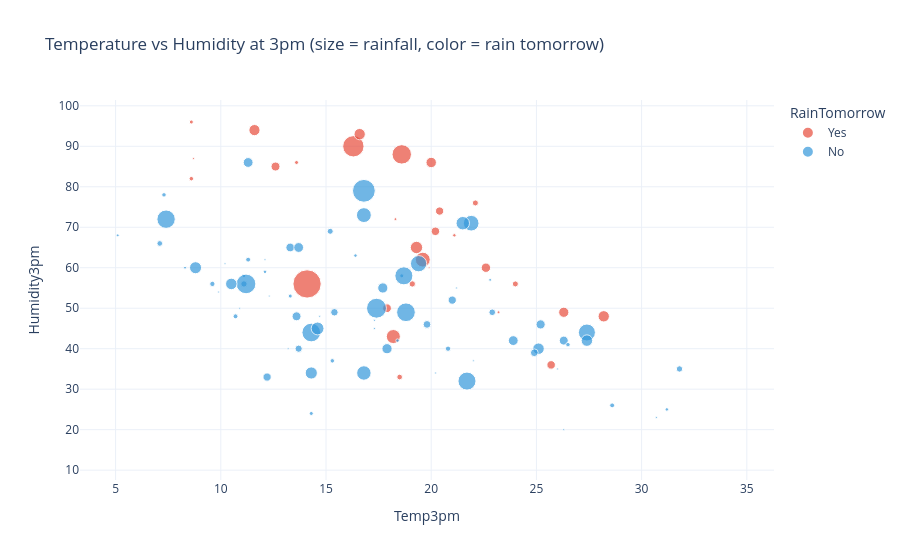

Source (notebook cell):
### Markdown cell above
## 5. Humidity vs Temperature vs Rain

### Code cell
fig = px.scatter(
    df, x='Temp3pm', y='Humidity3pm',
    color='RainTomorrow', size='Rainfall',
    hover_data=['WindGustSpeed', 'Pressure3pm', 'Season'],
    title='Temperature vs Humidity at 3pm (size = rainfall, color = rain tomorrow)',
    color_discrete_map={'Yes': '#e74c3c', 'No': '#3498db'},
    template='plotly_white', opacity=0.7
)
fig.show()

### Figure 1 — Plotly figure (JSON) as saved in the notebook; plotly's stock layout.template omitted (floating-point values rounded to 4 significant figures; data arrays with more than 128 entries replaced by an {"elided": "..."} marker saying what was removed)
{"data": [{"customdata": {"elided": "66x3 mixed values"}, "hovertemplate": "RainTomorrow=Yes<br>Temp3pm=%{x}<br>Humidity3pm=%{y}<br>Rainfall=%{marker.size}<br>WindGustSpeed=%{customdata[0]}<br>Pressure3pm=%{customdata[1]}<br>Season=%{customdata[2]}<extra></extra>", "legendgroup": "Yes", "marker": {"color": "#e74c3c", "opacity": 0.7, "size": [0.0, 3.6, 3.6, 39.8, 0.0, 0.0, 0.4, 0.4, 22.6, 0.2, 0.0, 0.0, 5.4, 0.0, 3.4, 6.4, 11.0, 0.0, 0.0, 0.0, 0.0, 0.0, 18.8, 0.0, 5.2, 0.0, 1.8, 0.0, 0.0, 4.4, 0.0, 1.8, 0.0, 0.0, 0.6, 6.4, 0.0, 0.0, 2.0, 0.0, 0.0, 0.0, 3.8, 0.8, 0.0, 6.2, 0.0, 0.0, 0.8, 0.0, 0.0, 0.2, 0.0, 1.0, 0.0, 0.0, 0.0, 4.0, 0.0, 9.8, 1.6, 0.0, 0.0, 7.6, 0.0, 0.0], "sizemode": "area", "sizeref": 0.0995, "symbol": "circle"}, "mode": "markers", "name": "Yes", "orientation": "v", "showlegend": true, "type": "scatter", "x": [23.6, 25.7, 20.2, 14.1, 18.9, 29.8, 18.3, 23.2, 16.3, 19.9, 22.6, 29.1, 20.0, 20.0, 20.4, 28.2, 19.6, 22.5, 19.0, 34.0, 23.5, 19.4, 18.6, 33.1, 26.3, 29.1, 22.1, 20.3, 24.2, 22.6, 28.6, 24.0, 15.3, 27.7, 21.1, 16.6, 22.5, 23.7, 19.1, 16.6, 17.7, 17.2, 17.9, 13.6, 14.5, 11.6, 14.8, 12.9, 8.6, 6.9, 8.2, 8.7, 7.8, 8.6, 7.2, 5.7, 15.4, 12.6, 25.1, 18.2, 18.5, 21.0, 28.4, 19.3, 16.2, 23.2], "xaxis": "x", "y": [29, 36, 69, 56, 48, 23, 72, 49, 90, 60, 74, 36, 86, 54, 74, 48, 62, 43, 64, 28, 62, 55, 88, 29, 49, 38, 76, 76, 34, 60, 31, 56, 78, 34, 68, 93, 26, 32, 56, 51, 40, 48, 50, 86, 65, 94, 63, 68, 96, 85, 73, 87, 66, 82, 72, 78, 45, 85, 31, 43, 33, 50, 22, 65, 40, 47], "yaxis": "y"}, {"customdata": {"elided": "300x3 mixed values"}, "hovertemplate": "RainTomorrow=No<br>Temp3pm=%{x}<br>Humidity3pm=%{y}<br>Rainfall=%{marker.size}<br>WindGustSpeed=%{customdata[0]}<br>Pressure3pm=%{customdata[1]}<br>Season=%{customdata[2]}<extra></extra>", "legendgroup": "No", "marker": {"color": "#3498db", "opacity": 0.7, "size": {"elided": "300 float values"}, "sizemode": "area", "sizeref": 0.0995, "symbol": "circle"}, "mode": "markers", "name": "No", "orientation": "v", "showlegend": true, "type": "scatter", "x": {"elided": "300 float values"}, "xaxis": "x", "y": {"elided": "300 int values"}, "yaxis": "y"}], "layout": {"legend": {"itemsizing": "constant", "title": {"text": "RainTomorrow"}, "tracegroupgap": 0}, "title": {"text": "Temperature vs Humidity at 3pm (size = rainfall, color = rain tomorrow)"}, "xaxis": {"anchor": "y", "domain": [0, 1], "title": {"text": "Temp3pm"}}, "yaxis": {"anchor": "x", "domain": [0, 1], "title": {"text": "Humidity3pm"}}}}
